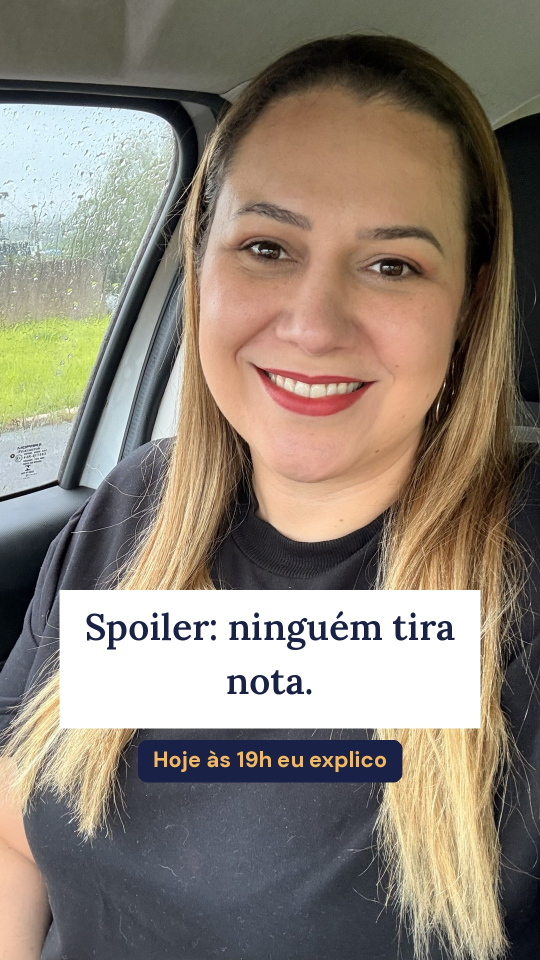
#> input picture stories-26-11/Story 2026-11-26 manha.jpg, 1080 x 1920 px, given in place of prateleira.jpg, which was not available (shown at 1/2 size)
$ python stories_semana.py '../Story 2026-11-26 manha.jpg'
#> lines starting #> are read from the running program, lines starting #| are printed output that depends on the picture
# Artes de stories 26/11 a 02/12/2026 (padrão skill stories-marilia). Uso: python3 -I stories_semana.py WORKDIR
import sys, os
from PIL import Image, ImageDraw, ImageFont
W = sys.argv[1]; FOT = f"{W}/fotos"; OUT = f"{W}/out"; FN = f"{W}/fonts"
NAVY = (26, 33, 70); GOLD = (244, 184, 96)
FL = ImageFont.truetype(f"{FN}/lora-latin-600-normal.woff", 74); FS = ImageFont.truetype(f"{FN}/dm-sans-latin-700-normal.woff", 44)
def wrap(f, txt, w):
    L, cur = [], ""
    for x in txt.split():
        t = (cur + " " + x).strip()
        if f.getlength(t) > w and cur: L.append(cur); cur = x
        else: cur = t
    return L + [cur]
def story(bg, txt, sub, out, y=330):
#> called with bg = 'prateleira.jpg', sub = 'Hoje às 19h', out = 'Story 2026-11-26 tarde CAIXINHA.jpg', y = 330
    im = Image.open(f"{FOT}/{bg}").convert("RGB").resize((1080, 1920)); d = ImageDraw.Draw(im)
#> in story, im is the input picture: PIL image 1080x1920 RGB; mean R, G, B 139.9, 129.8, 117.5
    L = wrap(FL, txt, 820); asc = FL.getbbox("ÁgÇ"); lh = asc[3] - asc[1] + 18
    w = int(max(FL.getlength(l) for l in L)) + 100; h = len(L) * lh + 60; x = (1080 - w) // 2
    d.rectangle((x, y, x + w, y + h), fill="white"); yy = y + 30
    for l in L: d.text(((1080 - FL.getlength(l)) // 2, yy - asc[1]), l, font=FL, fill=NAVY); yy += lh
#> after the loop, yy = 666
    if sub:
        sw = int(FS.getlength(sub)) + 60; sb = FS.getbbox(sub); sx = (1080 - sw) // 2; sy = y + h + 24
        d.rounded_rectangle((sx, sy, sx + sw, sy + (sb[3] - sb[1]) + 40), 18, fill=NAVY)
        d.text((sx + 30, sy + 20 - sb[1]), sub, font=FS, fill=GOLD)
    im.save(f"{OUT}/{out}", quality=92)
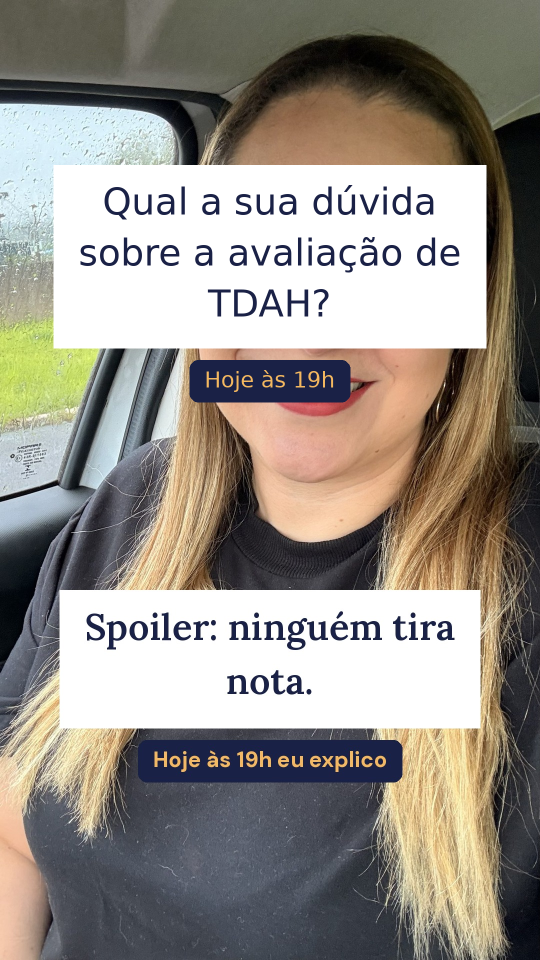
#> saved as Story 2026-11-26 tarde CAIXINHA.jpg: PIL image 1080x1920 RGB (shown at 1/2 size); mean R, G, B 149.6, 143.7, 135.8
def pausa(out):
    im = Image.new("RGB", (1080, 1920), NAVY); d = ImageDraw.Draw(im)
    big = ImageFont.truetype(f"{FN}/lora-latin-700-normal.woff", 150); mid = ImageFont.truetype(f"{FN}/dm-sans-latin-700-normal.woff", 58)
    sm = ImageFont.truetype(f"{FN}/dm-sans-latin-500-normal.woff", 42)
    for t, f, c, y in [("Checklist gratuito", mid, (255, 255, 255), 640), ("da pausa", mid, (255, 255, 255), 720), ("PAUSA", big, GOLD, 860),
                       ("Manda essa palavra no meu direct", sm, (255, 255, 255), 1080), ("que eu te envio.", sm, (255, 255, 255), 1140),
                       ("Marília Macêdo · Psicóloga · CRP 06/229488", sm, (200, 200, 215), 1560)]:
        d.text(((1080 - f.getlength(t)) // 2, y), t, font=f, fill=c)
    im.save(f"{OUT}/{out}", quality=92)
J = [("2026-11-26 tarde CAIXINHA", "prateleira.jpg", "Qual a sua dúvida sobre a avaliação de TDAH?", "Hoje às 19h"),
     ("2026-11-27 tarde ENQUETE", "poltrona-acolhimento.jpg", "Você já fez terapia?", "Hoje às 17h"),
     ("2026-11-28 tarde ENQUETE", "sala-inteira.jpg", "Você está recomeçando alguma coisa?", "Hoje às 19h"),
     ("2026-11-29 tarde ENQUETE", "poltrona-janela.jpg", "Seu domingo está sendo de descanso?", "Hoje às 18h"),
     ("2026-11-30 tarde CAIXINHA", "sala-mesinhas.jpg", "O que você mais esquece no dia a dia?", "Hoje às 18h"),
     ("2026-12-01 tarde ENQUETE", "cantinho-cafe.jpg", "Café ou água?", "Hoje às 20h"),
     ("2026-12-02 tarde CAIXINHA", "poltrona-acolhimento.jpg", "Qual a sua maior curiosidade sobre terapia?", "Hoje às 20h")]
for n, bg, t, s in J: story(bg, t, s, f"Story {n}.jpg")
#> pass 2 of the loop `for n, bg, t, s in J: story(bg, t, s, f"Story {n}.jpg")`:
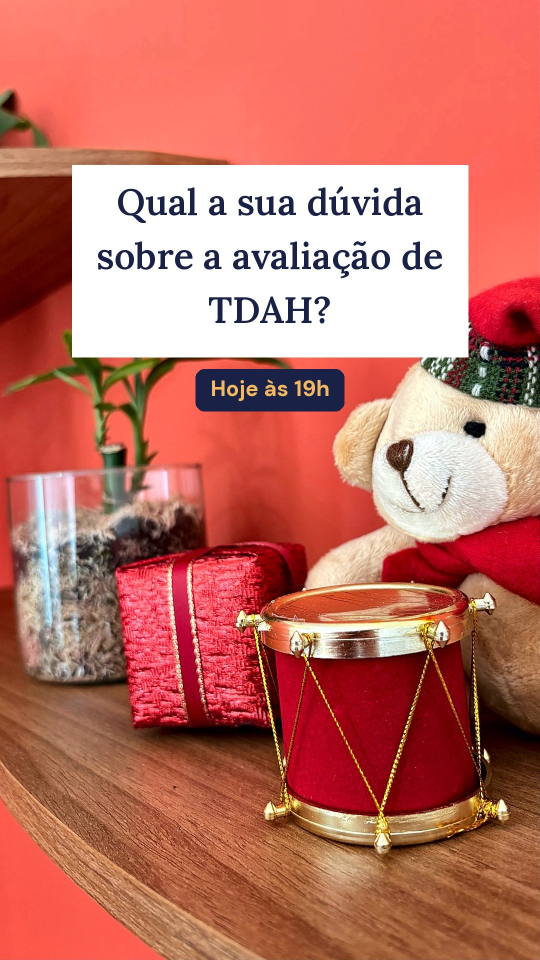
#> input picture stories-26-11/Story 2026-11-26 tarde CAIXINHA.jpg, 1080 x 1920 px, given in place of poltrona-acolhimento.jpg, which was not available (shown at 1/2 size)
#> in story, im is the input picture: PIL image 1080x1920 RGB; mean R, G, B 193.4, 114, 101.3
#> L = ['Você já fez terapia?']
#> asc = (0, 0, 149, 84)
#> lh = 102
#> w = 825
#> h = 162
#> x = 127
#> the loop in story (call 2), `for l in L: d.text(((1080 - FL.getlength(l)) // 2, yy - asc[1]), l, fo..` made 1 pass
#> (l, yy) on pass 1: ('Você já fez terapia?', 462)
#> after the loop in story (call 2), `for l in L: d.text(((1080 - FL.getlength(l)) // 2, yy - asc[1]), l, fo..`: yy = 462
#> sy = 516
#> in story (call 2), `im.save(f"{OUT}/{out}", quality=92)`:
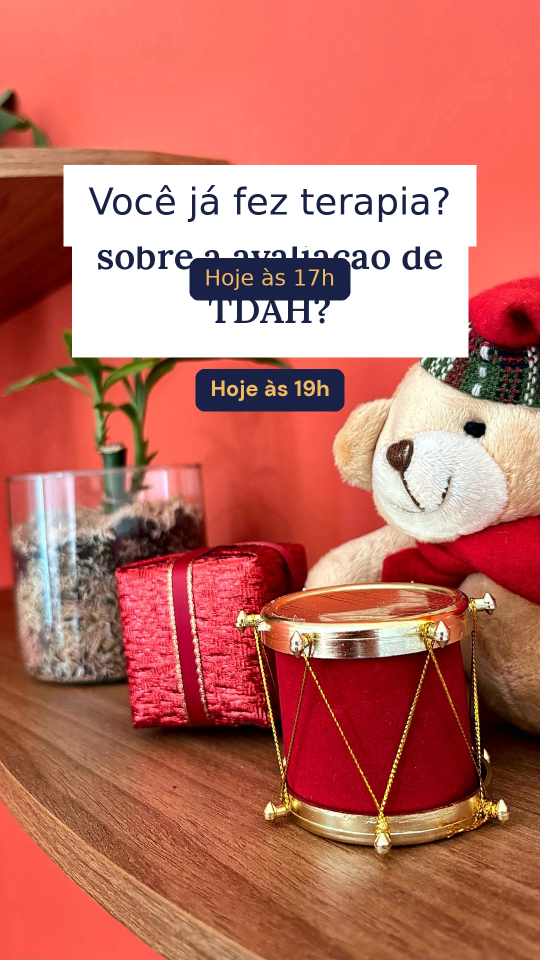
#> saved as Story 2026-11-27 tarde ENQUETE.jpg: PIL image 1080x1920 RGB (shown at 1/2 size); mean R, G, B 191.4, 112.3, 100
#> (the run stopped early here; a loop or call above may not have finished)
